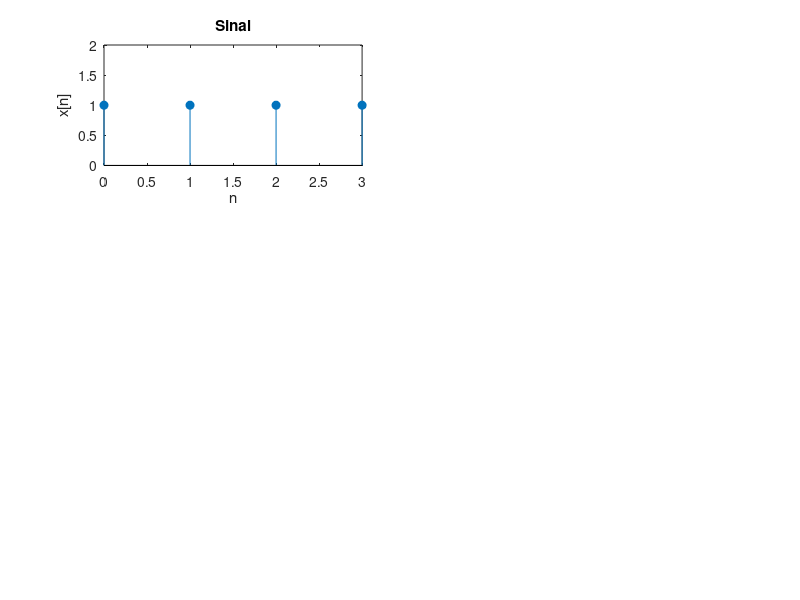

MATLAB code for this plot: (Note: this script raises an error after producing the figure.)
T=4; % Tamanho do pulso retangular
t=0:1:3; % Instante de tempo considerado
x=rectpuls(t-T/2,T); % Geração do pulso

subplot(3,2,1);
stem(t, x, 'filled');
ylim([0 2])
title('Sinal');
xlabel('n');
ylabel('x[n]')
% Cálculo da DFT
N=200000; % N >> n p/ aproximar da DFT da DTFT
X_dft= dft(x, N);
def_X_dft = X_dft;
def_omega = linspace(0, 2*pi, N);


subplot(3,2,3);
omega = linspace(-2*pi, 2*pi, 2*N);
X_dtft = [conj(X_dft) X_dft];
plot(omega,abs(X_dtft));
xlim([-2*pi 2*pi]);
title('DTFT de -2\pi até 2\pi');
xlabel('\Omega (rad)');
ylabel('|X(e^{j\Omega})|');

subplot(3,2,4);
arg_dtft = angle(X_dtft);
plot(omega, arg_dtft);
%title('Fase do sinal de -2\pi até 2\pi');
xlabel('\Omega (rad)');
ylabel('arg(X(e^{j\Omega})');

input('Pressione uma tecla para visualizar os próximos...');

subplot(3,2,1);
omega = linspace(0, 2*pi, N);
plot(omega,abs(X_dft));
title('DTFT de 0 até 2\pi');
xlim([0 2*pi])
xlabel('\Omega (rad)');
ylabel('|X(e^{j\Omega})|');

subplot(3,2,2);
arg_dtft = angle(X_dft);
plot(omega, arg_dtft);
xlim([0 2*pi])
%title('Fase do sinal de -2\pi até 2\pi');
xlabel('\Omega (rad)');
ylabel('arg(X(e^{j\Omega})');

%%%%%%%%%% DFT 4 pontos %%%%%%%
subplot(3,2,3)
N = 4;
k = 0:1:N-1;
X_dft= dft(x, N);
stem(k, abs(X_dft), 'filled');
title('DFT de 4 Pontos');
xlabel('K');
ylabel('|X[k]|');

subplot(3,2,4)
stem(k, angle(X_dft), 'filled');
ylim([-5 5]);
xlabel('K');
ylabel('arg(X[k])');

subplot(3,2,5)
omega = (2*pi/N) * k;
hold on;
title('Demonstração da amostragem')
plot(def_omega, abs(def_X_dft))
xlim([0 2*pi])
stem(omega, abs(X_dft), 'filled');
xlabel('\Omega (rad)');
ylabel('|X(e^{j\Omega})|');
hold off;

subplot(3,2,6)
hold on;
plot(def_omega, angle(def_X_dft))
xlim([0 2*pi])
stem(omega, angle(X_dft), 'filled');
xlabel('\Omega (rad)');
ylabel('arg(X(e^{j\Omega})');
hold off;

input('Pressione uma tecla para visualizar os próximos...');

%%%%%%%%%%%% DFT 8 %%%%%%%%%%%%%
subplot(3,2,3)
N = 8;
k = 0:1:N-1;
omega = (2*pi/N) * k;
X_dft= dft(x, N);
stem(k, abs(X_dft), 'filled');
title('DFT de 8 Pontos');
xlabel('K');
ylabel('|X[k]|');

subplot(3,2,4)
stem(k, angle(X_dft), 'filled');
xlabel('K');
ylabel('arg(X[k])');

subplot(3,2,5)
hold on;
title('Demonstração da amostragem')
plot(def_omega, abs(def_X_dft))
xlim([0 2*pi])
stem(omega, abs(X_dft), 'filled');
xlabel('\Omega (rad)');
ylabel('|X(e^{j\Omega})|');
hold off;

subplot(3,2,6)
hold on;
plot(def_omega, angle(def_X_dft))
xlim([0 2*pi])
stem(omega, angle(X_dft), 'filled');
xlabel('\Omega (rad)');
ylabel('arg(X(e^{j\Omega})');
hold off;

input('Pressione uma tecla para visualizar os próximos...');

%%%%%%%%%%%% DFT 16 %%%%%%%%%%%%%%%%%
subplot(3,2,3)
N = 16;
k = 0:1:N-1;
omega = (2*pi/N) * k;
X_dft= dft(x, N);
stem(k, abs(X_dft), 'filled');
title('DFT de 16 Pontos');
xlabel('K');
ylabel('|X[k]|');

subplot(3,2,4)
stem(k, angle(X_dft), 'filled');
xlabel('K');
ylabel('arg(X[k])');

subplot(3,2,5)
hold on;
title('Demonstração da amostragem')
plot(def_omega, abs(def_X_dft))
xlim([0 2*pi])
stem(omega, abs(X_dft), 'filled');
xlabel('\Omega (rad)');
ylabel('|X(e^{j\Omega})|');
hold off;

subplot(3,2,6)
hold on;
omega = (2*pi/N) * k;
plot(def_omega, angle(def_X_dft))
xlim([0 2*pi])
stem(omega, angle(X_dft), 'filled');
xlabel('\Omega (rad)');
ylabel('arg(X(e^{j\Omega})');
hold off;

input('Pressione uma tecla para visualizar os próximos...');

%%%%%%%%% DFT 128 %%%%%%%%
subplot(3,2,3)
N = 128;
k = 0:1:N-1;
omega = (2*pi/N) * k;
X_dft= dft(x, N);
stem(k, abs(X_dft), 'filled');
title('DFT de 128 Pontos');
xlabel('K');
ylabel('|X[k]|');

subplot(3,2,4)
stem(k, angle(X_dft), 'filled');
xlabel('K');
ylabel('arg(X[k])');

subplot(3,2,5)
hold on;
omega = (2*pi/N) * k;
title('Demonstração da amostragem')
plot(def_omega, abs(def_X_dft))
xlim([0 2*pi])
stem(omega, abs(X_dft), 'filled');
xlabel('\Omega (rad)');
ylabel('|X(e^{j\Omega})|');
hold off;

subplot(3,2,6)
hold on;
plot(def_omega, angle(def_X_dft))
xlim([0 2*pi])
stem(omega, angle(X_dft), 'filled');
xlabel('\Omega (rad)');
ylabel('arg(X(e^{j\Omega})');
hold off;
